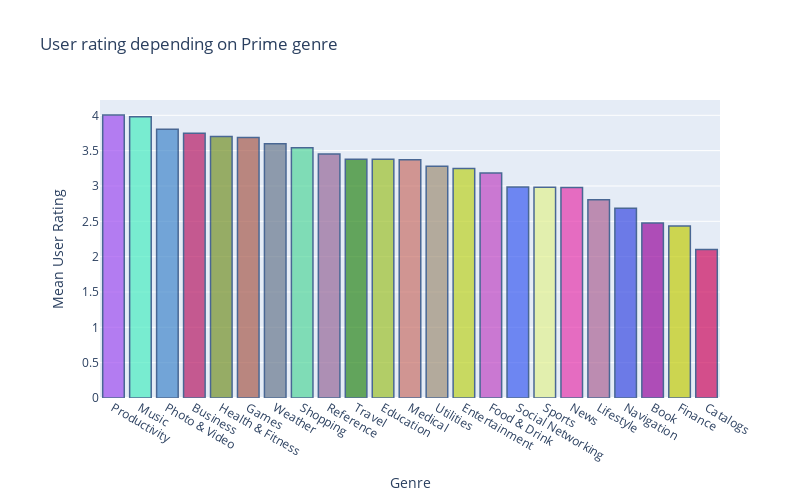

Source (notebook cell):
### Code cell
cnt_srs = df_app[['prime_genre', 'user_rating']].groupby('prime_genre').mean()['user_rating'].sort_values(ascending=False)

trace = go.Bar(
    x = cnt_srs.index,
    y = cnt_srs.values,
    marker = dict(
        color = random_color_generator(100),
        line = dict(color='rgb(8, 48, 107)',
                    width = 1.5)
    ),
    opacity = 0.7
)
data = [trace]

layout = go.Layout(
    title = 'User rating depending on Prime genre',
    margin = dict(
        l = 100
    ),
    xaxis = dict(
        title = 'Genre'
    ),
    yaxis = dict(
        title = 'Mean User Rating'
    ),
    width = 800,
    height = 500
)

fig = go.Figure(data=data, layout=layout)
py.iplot(fig)

### Figure 1 — Plotly figure (JSON) as saved in the notebook; plotly's stock layout.template omitted (floating-point values rounded to 4 significant figures)
{"data": [{"marker": {"color": ["#9F4DF0", "#4BECC1", "#4287CA", "#B71B65", "#759128", "#A75B4E", "#68788D", "#55D69C", "#966899", "#2B871B", "#9DC02C", "#C87169", "#9F8F77", "#BCD223", "#C048C4", "#3B5CF1", "#E2F190", "#E637AC", "#AC6495", "#394BE1", "#980A9D", "#C2CC0B", "#CC0C5E", "#C28BB2", "#A4E0DA", "#4FE3D1", "#DA05D7", "#46A6C3", "#43F80C", "#97A8D9", "#9CF2B6", "#67A20D", "#9A8153", "#602FBB", "#60C9A9", "#1CB500", "#46DAAD", "#FFAED2", "#EBBA48", "#D21B0E", "#E80A65", "#4E328F", "#195773", "#8F23C8", "#313C36", "#C63863", "#E224E0", "#6931B3", "#3704ED", "#FE541B", "#312727", "#4A4C77", "#702951", "#ABAF11", "#09DD77", "#9B7B35", "#F0338C", "#A6943B", "#A712E4", "#FBAC81", "#73854D", "#2A41A0", "#B39CEC", "#F51F7D", "#710353", "#22833A", "#9537E7", "#DC877E", "#D36E16", "#E170D4", "#AB177A", "#97BFCE", "#ED7A0A", "#6991CC", "#122B4C", "#A8F208", "#BD6BC8", "#3CAFD0", "#9007D9", "#F434A3", "#CC7E74", "#037AF7", "#54A396", "#872254", "#4A8FF7", "#D0195E", "#A045C3", "#D85E3E", "#105DEC", "#897E36", "#66D14A", "#0C4D17", "#BBBB55", "#453DCE", "#EC67AC", "#53D914", "#A9C34D", "#6DC685", "#4719B7", "#C645D3"], "line": {"color": "rgb(8, 48, 107)", "width": 1.5}}, "opacity": 0.7, "type": "bar", "x": ["Productivity", "Music", "Photo & Video", "Business", "Health & Fitness", "Games", "Weather", "Shopping", "Reference", "Travel", "Education", "Medical", "Utilities", "Entertainment", "Food & Drink", "Social Networking", "Sports", "News", "Lifestyle", "Navigation", "Book", "Finance", "Catalogs"], "y": [4.006, 3.978, 3.801, 3.746, 3.7, 3.685, 3.597, 3.541, 3.453, 3.377, 3.376, 3.37, 3.278, 3.247, 3.183, 2.985, 2.982, 2.98, 2.806, 2.685, 2.478, 2.433, 2.1]}], "layout": {"height": 500, "margin": {"l": 100}, "title": {"text": "User rating depending on Prime genre"}, "width": 800, "xaxis": {"title": {"text": "Genre"}}, "yaxis": {"title": {"text": "Mean User Rating"}}}}
